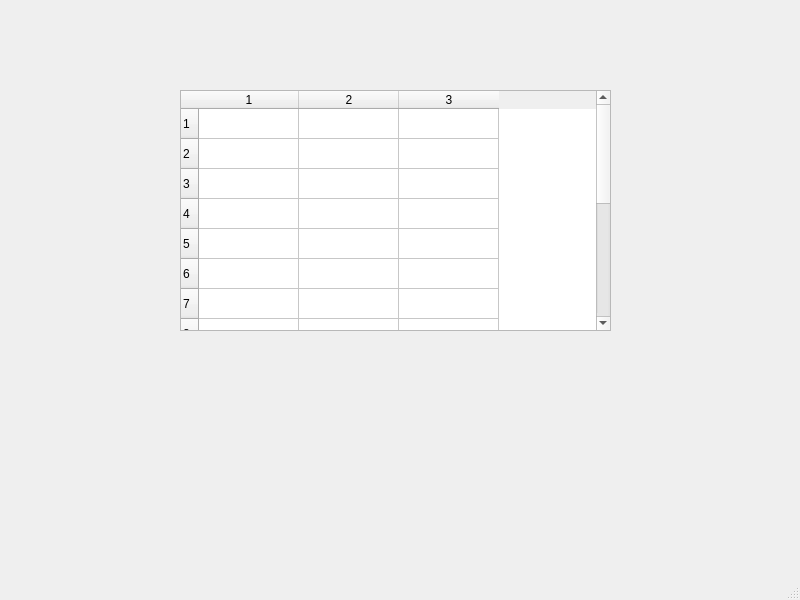
<?xml version="1.0" encoding="UTF-8"?>
<ui version="4.0">
 <class>ItirazlarListesiMenu</class>
 <widget class="QMainWindow" name="ItirazlarListesiMenu">
  <property name="geometry">
   <rect>
    <x>0</x>
    <y>0</y>
    <width>800</width>
    <height>600</height>
   </rect>
  </property>
  <property name="windowTitle">
   <string>MainWindow</string>
  </property>
  <widget class="QWidget" name="centralwidget">
   <widget class="QTableWidget" name="tableWidget">
    <property name="geometry">
     <rect>
      <x>180</x>
      <y>90</y>
      <width>431</width>
      <height>241</height>
     </rect>
    </property>
    <property name="rowCount">
     <number>15</number>
    </property>
    <property name="columnCount">
     <number>3</number>
    </property>
    <row/>
    <row/>
    <row/>
    <row/>
    <row/>
    <row/>
    <row/>
    <row/>
    <row/>
    <row/>
    <row/>
    <row/>
    <row/>
    <row/>
    <row/>
    <column/>
    <column/>
    <column/>
   </widget>
  </widget>
  <widget class="QMenuBar" name="menubar">
   <property name="geometry">
    <rect>
     <x>0</x>
     <y>0</y>
     <width>800</width>
     <height>26</height>
    </rect>
   </property>
  </widget>
  <widget class="QStatusBar" name="statusbar"/>
 </widget>
 <resources/>
 <connections/>
</ui>
